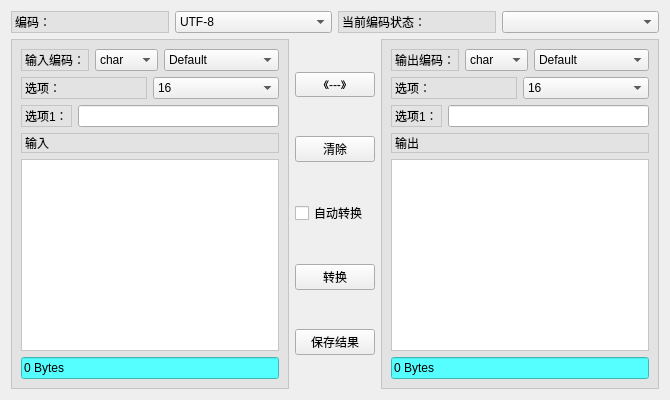
      <widget class="QWidget" name="tab_8">
       <attribute name="title">
        <string>编码转换</string>
       </attribute>
       <layout class="QGridLayout" name="gridLayout_12">
        <item row="0" column="0">
         <layout class="QVBoxLayout" name="verticalLayout_27">
          <item>
           <layout class="QHBoxLayout" name="horizontalLayout_30">
            <item>
             <widget class="QLabel" name="label_50">
              <property name="styleSheet">
               <string notr="true">QLabel{
	border:1px solid rgb(197, 197, 197);
	background-color:rgb(227, 227, 227);
}</string>
              </property>
              <property name="text">
               <string>编码：</string>
              </property>
             </widget>
            </item>
            <item>
             <widget class="QComboBox" name="comboBox_6">
              <item>
               <property name="text">
                <string>UTF-8</string>
               </property>
              </item>
              <item>
               <property name="text">
                <string>GBK</string>
               </property>
              </item>
             </widget>
            </item>
            <item>
             <widget class="QLabel" name="label_26">
              <property name="styleSheet">
               <string notr="true">QLabel{
	border:1px solid rgb(197, 197, 197);
	background-color:rgb(227, 227, 227);
}</string>
              </property>
              <property name="text">
               <string>当前编码状态：</string>
              </property>
             </widget>
            </item>
            <item>
             <widget class="QComboBox" name="comboBox_2"/>
            </item>
           </layout>
          </item>
          <item>
           <layout class="QHBoxLayout" name="horizontalLayout_58">
            <item>
             <widget class="QFrame" name="frame_56">
              <property name="styleSheet">
               <string notr="true">QFrame{
	border:1px solid rgb(197, 197, 197);
	background-color:rgb(227, 227, 227);
}</string>
              </property>
              <property name="frameShape">
               <enum>QFrame::StyledPanel</enum>
              </property>
              <property name="frameShadow">
               <enum>QFrame::Raised</enum>
              </property>
              <layout class="QGridLayout" name="gridLayout_8">
               <item row="0" column="0">
                <layout class="QVBoxLayout" name="verticalLayout_26">
                 <item>
                  <layout class="QHBoxLayout" name="horizontalLayout_31">
                   <item>
                    <widget class="QLabel" name="label_52">
                     <property name="text">
                      <string>输入编码：</string>
                     </property>
                    </widget>
                   </item>
                   <item>
                    <widget class="QComboBox" name="comboBox_9">
                     <item>
                      <property name="text">
                       <string>char</string>
                      </property>
                     </item>
                     <item>
                      <property name="text">
                       <string>cmd</string>
                      </property>
                     </item>
                     <item>
                      <property name="text">
                       <string>crypto</string>
                      </property>
                     </item>
                     <item>
                      <property name="text">
                       <string>进制</string>
                      </property>
                     </item>
                    </widget>
                   </item>
                   <item>
                    <widget class="QComboBox" name="comboBox_7">
                     <item>
                      <property name="text">
                       <string>Default</string>
                      </property>
                     </item>
                     <item>
                      <property name="text">
                       <string>Ascii</string>
                      </property>
                     </item>
                     <item>
                      <property name="text">
                       <string>Base64</string>
                      </property>
                     </item>
                     <item>
                      <property name="text">
                       <string>Html</string>
                      </property>
                     </item>
                     <item>
                      <property name="text">
                       <string>Reverse</string>
                      </property>
                     </item>
                     <item>
                      <property name="text">
                       <string>Unicode</string>
                      </property>
                     </item>
                     <item>
                      <property name="text">
                       <string>UricodeBase64</string>
                      </property>
                     </item>
                     <item>
                      <property name="text">
                       <string>Url</string>
                      </property>
                     </item>
                     <item>
                      <property name="text">
                       <string>UTF7</string>
                      </property>
                     </item>
                    </widget>
                   </item>
                  </layout>
                 </item>
                 <item>
                  <layout class="QHBoxLayout" name="horizontalLayout_32">
                   <item>
                    <widget class="QLabel" name="label_56">
                     <property name="text">
                      <string>选项：</string>
                     </property>
                    </widget>
                   </item>
                   <item>
                    <widget class="QComboBox" name="comboBox_11">
                     <property name="editable">
                      <bool>false</bool>
                     </property>
                     <item>
                      <property name="text">
                       <string>16</string>
                      </property>
                     </item>
                     <item>
                      <property name="text">
                       <string>10</string>
                      </property>
                     </item>
                     <item>
                      <property name="text">
                       <string>8</string>
                      </property>
                     </item>
                     <item>
                      <property name="text">
                       <string>2</string>
                      </property>
                     </item>
                    </widget>
                   </item>
                  </layout>
                 </item>
                 <item>
                  <layout class="QHBoxLayout" name="horizontalLayout_35">
                   <item>
                    <widget class="QLabel" name="label_29">
                     <property name="sizePolicy">
                      <sizepolicy hsizetype="Fixed" vsizetype="Preferred">
                       <horstretch>0</horstretch>
                       <verstretch>0</verstretch>
                      </sizepolicy>
                     </property>
                     <property name="text">
                      <string>选项1：</string>
                     </property>
                    </widget>
                   </item>
                   <item>
                    <widget class="QLineEdit" name="lineEdit_6"/>
                   </item>
                  </layout>
                 </item>
                 <item>
                  <widget class="QLabel" name="label_54">
                   <property name="sizePolicy">
                    <sizepolicy hsizetype="Preferred" vsizetype="Preferred">
                     <horstretch>0</horstretch>
                     <verstretch>0</verstretch>
                    </sizepolicy>
                   </property>
                   <property name="layoutDirection">
                    <enum>Qt::LeftToRight</enum>
                   </property>
                   <property name="text">
                    <string>输入</string>
                   </property>
                  </widget>
                 </item>
                 <item>
                  <widget class="QPlainTextEdit" name="plainTextEdit_16">
                   <property name="styleSheet">
                    <string notr="true">QPlainTextEdit{
background-color:rgb(255, 255, 255)
}</string>
                   </property>
                  </widget>
                 </item>
                </layout>
               </item>
               <item row="1" column="0">
                <widget class="QLineEdit" name="lineEdit_14">
                 <property name="styleSheet">
                  <string notr="true">QLineEdit{
background-color:rgb(85, 255, 255);
}</string>
                 </property>
                 <property name="text">
                  <string>0 Bytes</string>
                 </property>
                 <property name="readOnly">
                  <bool>true</bool>
                 </property>
                </widget>
               </item>
              </layout>
             </widget>
            </item>
            <item>
             <layout class="QVBoxLayout" name="verticalLayout_16">
              <item>
               <widget class="QPushButton" name="pushButton_8">
                <property name="text">
                 <string>《---》</string>
                </property>
               </widget>
              </item>
              <item>
               <widget class="QPushButton" name="pushButton_10">
                <property name="text">
                 <string>清除</string>
                </property>
               </widget>
              </item>
              <item>
               <widget class="QCheckBox" name="checkBox_26">
                <property name="text">
                 <string>自动转换</string>
                </property>
               </widget>
              </item>
              <item>
               <widget class="QPushButton" name="pushButton_32">
                <property name="text">
                 <string>转换</string>
                </property>
               </widget>
              </item>
              <item>
               <widget class="QPushButton" name="pushButton_33">
                <property name="text">
                 <string>保存结果</string>
                </property>
               </widget>
              </item>
             </layout>
            </item>
            <item>
             <widget class="QFrame" name="frame_57">
              <property name="styleSheet">
               <string notr="true">QFrame{
	border:1px solid rgb(197, 197, 197);
	background-color:rgb(227, 227, 227);
}</string>
              </property>
              <property name="frameShape">
               <enum>QFrame::StyledPanel</enum>
              </property>
              <property name="frameShadow">
               <enum>QFrame::Raised</enum>
              </property>
              <layout class="QGridLayout" name="gridLayout_9">
               <item row="0" column="0">
                <layout class="QVBoxLayout" name="verticalLayout_17">
                 <item>
                  <layout class="QHBoxLayout" name="horizontalLayout_33">
                   <item>
                    <widget class="QLabel" name="label_53">
                     <property name="text">
                      <string>输出编码：</string>
                     </property>
                    </widget>
                   </item>
                   <item>
                    <widget class="QComboBox" name="comboBox_10">
                     <item>
                      <property name="text">
                       <string>char</string>
                      </property>
                     </item>
                     <item>
                      <property name="text">
                       <string>cmd</string>
                      </property>
                     </item>
                     <item>
                      <property name="text">
                       <string>crypto</string>
                      </property>
                     </item>
                     <item>
                      <property name="text">
                       <string>php</string>
                      </property>
                     </item>
                    </widget>
                   </item>
                   <item>
                    <widget class="QComboBox" name="comboBox_8">
                     <item>
                      <property name="text">
                       <string>Default</string>
                      </property>
                     </item>
                     <item>
                      <property name="text">
                       <string>Ascii</string>
                      </property>
                     </item>
                     <item>
                      <property name="text">
                       <string>Base64</string>
                      </property>
                     </item>
                     <item>
                      <property name="text">
                       <string>Html</string>
                      </property>
                     </item>
                     <item>
                      <property name="text">
                       <string>Reverse</string>
                      </property>
                     </item>
                     <item>
                      <property name="text">
                       <string>Unicode</string>
                      </property>
                     </item>
                     <item>
                      <property name="text">
                       <string>UricodeBase64</string>
                      </property>
                     </item>
                     <item>
                      <property name="text">
                       <string>Url</string>
                      </property>
                     </item>
                     <item>
                      <property name="text">
                       <string>UTF7</string>
                      </property>
                     </item>
                    </widget>
                   </item>
                  </layout>
                 </item>
                 <item>
                  <layout class="QHBoxLayout" name="horizontalLayout_34">
                   <item>
                    <widget class="QLabel" name="label_57">
                     <property name="text">
                      <string>选项：</string>
                     </property>
                    </widget>
                   </item>
                   <item>
                    <widget class="QComboBox" name="comboBox_12">
                     <item>
                      <property name="text">
                       <string>16</string>
                      </property>
                     </item>
                     <item>
                      <property name="text">
                       <string>10</string>
                      </property>
                     </item>
                     <item>
                      <property name="text">
                       <string>8</string>
                      </property>
                     </item>
                     <item>
                      <property name="text">
                       <string>2</string>
                      </property>
                     </item>
                    </widget>
                   </item>
                  </layout>
                 </item>
                 <item>
                  <layout class="QHBoxLayout" name="horizontalLayout_57">
                   <item>
                    <widget class="QLabel" name="label_67">
                     <property name="sizePolicy">
                      <sizepolicy hsizetype="Fixed" vsizetype="Preferred">
                       <horstretch>0</horstretch>
                       <verstretch>0</verstretch>
                      </sizepolicy>
                     </property>
                     <property name="text">
                      <string>选项1：</string>
                     </property>
                    </widget>
                   </item>
                   <item>
                    <widget class="QLineEdit" name="lineEdit_7"/>
                   </item>
                  </layout>
                 </item>
                 <item>
                  <widget class="QLabel" name="label_55">
                   <property name="text">
                    <string>输出</string>
                   </property>
                  </widget>
                 </item>
                 <item>
                  <widget class="QPlainTextEdit" name="plainTextEdit_17">
                   <property name="styleSheet">
                    <string notr="true">QPlainTextEdit{
background-color:rgb(255, 255, 255)
}</string>
                   </property>
                  </widget>
                 </item>
                </layout>
               </item>
               <item row="1" column="0">
                <widget class="QLineEdit" name="lineEdit_26">
                 <property name="styleSheet">
                  <string notr="true">QLineEdit{
background-color:rgb(85, 255, 255);
}</string>
                 </property>
                 <property name="text">
                  <string>0 Bytes</string>
                 </property>
                 <property name="readOnly">
                  <bool>true</bool>
                 </property>
                </widget>
               </item>
              </layout>
             </widget>
            </item>
           </layout>
          </item>
         </layout>
        </item>
       </layout>
      </widget>
